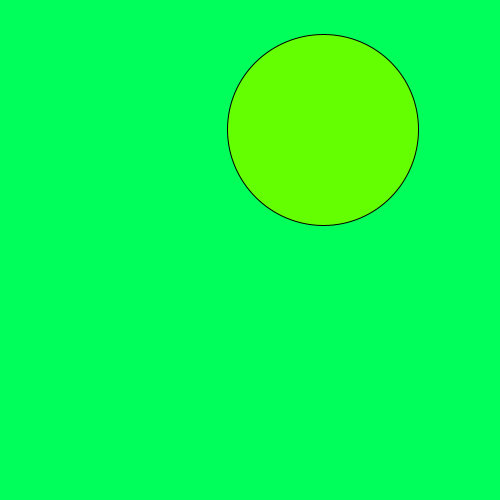
Frame 1 (no input)
Frame 60 (the mouse pressed at the canvas centre just before this capture): identical to frame 1, image omitted
Frame 120 (the mouse held since frame 60 and released just before this capture): identical to frame 1, image omitted

The Processing sketch that drew this single still picture (run headless with seeded random() and noise(); from frame 60 on, the mouse is pressed at the canvas centre):

// Processing sketch: sketch_140705b
// ── sketch_140705b.pde
class Mover{
  float x, y;
  float r;
  color c;
  Mover(){
    x = random(width);
    y = random(height);
    r = random(10, 100);
    c = color(random(10,255), 255, 255);
  }
  
  void draw(){
    fill(c);
   ellipse(x, y, 2 * r, 2 * r); 
  }
}

Mover mover;

void setup(){
  size(500, 500);
  colorMode(HSB);
  mover = new Mover();
  
}

void draw(){
  background(100, 255, 255);
  mover.draw();
  //Mover m2 = new Mover();
  //m2.draw();
}
//  マウスが押された時
void mousePressed(){
  println("mousePressed");
  
  //mover.x = mouseX;
  //mover.y = mouseY;
}
//  マウスが押されている間
void mouseDragged(){
  println("mouseDragged");
  if(mover.x - mover.r < mouseX && mover.x + mover.r > mouseX
  && mover.y - mover.r < mouseY && mover.y + mover.r > mouseY)
  {
    mover.x = mouseX;
    mover.y = mouseY;
  }
}
//  マウスが離された時
void mouseReleased(){
  println("mouseReleased");
  //mover.x = mouseX;
  //mover.y = mouseY;
}
